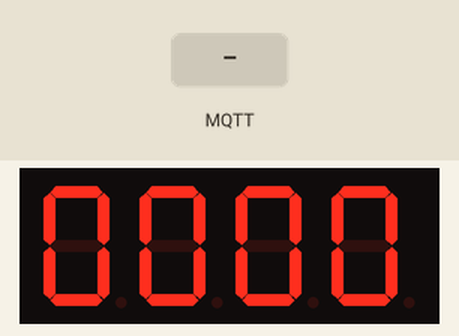
The sketch below on a simulated ESP8266 (NodeMCU). On the bench: 4-digit seven-segment display. The inputs (shaded band) are chosen by the test bench. WiFi joins after 1.5 s; servers stay silent unless stated; no MQTT or app messages arrive unless stated; what the sketch prints to the serial monitor is not drawn.

Above: at 2.7 s.
2.8 s: MQTT message "5" arrives on the first subscribed topic
At 3.3 s:
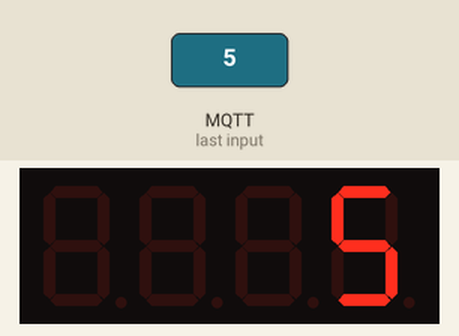
4.3 s: MQTT message "on" arrives on the first subscribed topic
At 5.7 s:
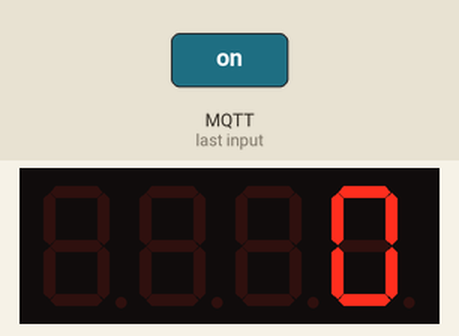
Timing chart, 0 to 7.3 s (numbered marks = the images above; inputs shaded):
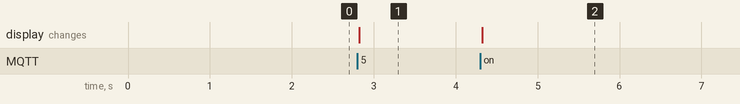

Measured:
- after the input at 2.8 s, the display: changes at once (image 1)
- after the input at 4.3 s, the display: changes at once (image 2)

The sketch:

Temperature_Display_Server.ino
```cpp
#include <TM1637Display.h>
#include <ESP8266WiFi.h>
#include <PubSubClient.h>

const int CLK = D1; //Set the CLK pin connection to the display
const int DIO = D2; //Set the DIO pin connection to the display

WiFiClient espClient;
PubSubClient client(espClient);

const char* ssid = "***";
const char* password = "***";

const char* mqtt_server = "mqtt.thank-the-maker.org";
const char* mqtt_user = "***";
const char* mqtt_pass = "***";

int NumStep = 0;  //Variable to interate

TM1637Display display(CLK, DIO);  //set up the 4-Digit Display.

void setup()
{
  Serial.begin(115200);
  Serial.println("");
  display.setBrightness(0x0a);  //set the diplay to maximum brightness
  display.showNumberDec(0, true, 4, 0); //Display the Variable value;
  setup_wifi();
  client.setServer(mqtt_server, 1883);
  client.setCallback(callback);
}


void loop() {

  if (!client.connected()) {
    reconnect();
  }
  client.loop();
}

void setup_wifi() {
  delay(10);
  // We start by connecting to a WiFi network
  Serial.println();
  Serial.print("Connecting to ");
  Serial.println(ssid);

  WiFi.begin(ssid, password);

  while (WiFi.status() != WL_CONNECTED) {
    delay(500);
    Serial.print(".");
  }

  Serial.println("");
  Serial.println("WiFi connected");
  Serial.println("IP address: ");
  Serial.println(WiFi.localIP());
}

void reconnect() {
  // Loop until we're reconnected
  while (!client.connected()) {
    Serial.print("Attempting MQTT connection...");
    // Attempt to connect
    if (client.connect("Temperature_Server", mqtt_user, mqtt_pass)) {
      Serial.println("connected");
      client.subscribe("techtalk/temperature");

    } else {
      Serial.print("failed, rc=");
      Serial.print(client.state());
      Serial.println(" try again in 5 seconds");
      // Wait 5 seconds before retrying
      delay(5000);
    }
  }
}

void callback(char* topic, byte* payload, unsigned int length) {
  Serial.print("Message arrived [");
  Serial.print(topic);
  Serial.print("] ");
  String temperature  = "";
  for (int i = 0; i < length; i++) {
    temperature += (char)payload[i];
  }

  Serial.println("Temperature: " + temperature);
  temperature.replace(",", "");
  temperature.replace(".", "");
  display.showNumberDec(temperature.toInt(), false, 4, 0); //Display the Variable value;
}
```
